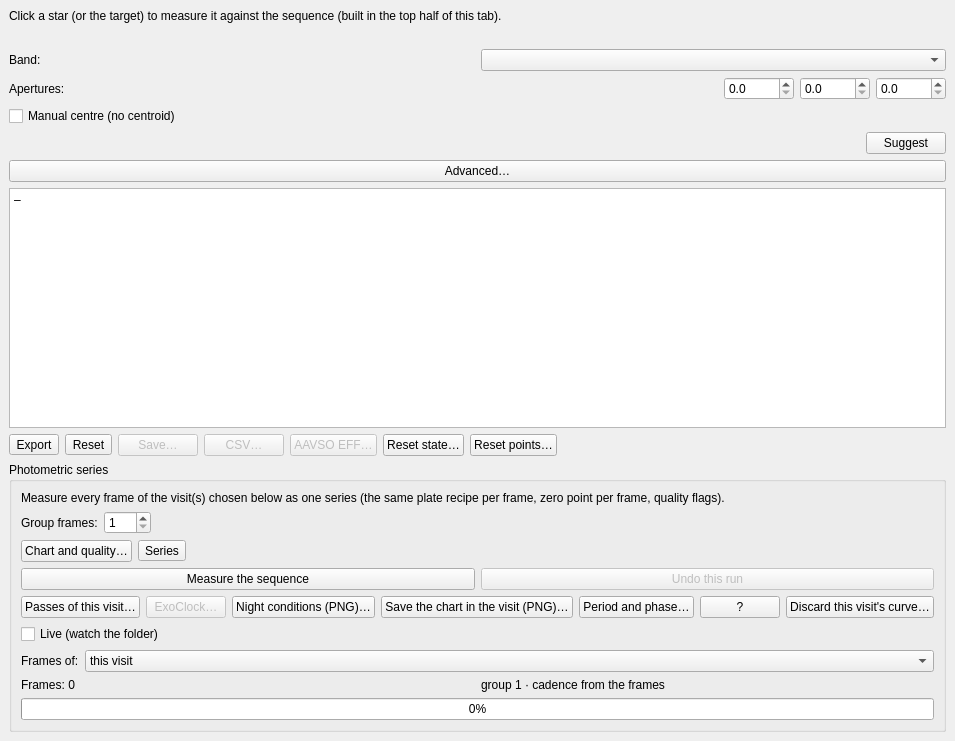
<?xml version="1.0" encoding="UTF-8"?>
<ui version="4.0">
 <class>UfeMeasureTab</class>
 <widget class="QWidget" name="UfeMeasureTab">
  <property name="geometry">
   <rect>
    <x>0</x>
    <y>0</y>
    <width>406</width>
    <height>486</height>
   </rect>
  </property>
  <layout class="QVBoxLayout" name="vbox_measure">
   <property name="leftMargin">
    <number>9</number>
   </property>
   <property name="topMargin">
    <number>9</number>
   </property>
   <property name="rightMargin">
    <number>9</number>
   </property>
   <property name="bottomMargin">
    <number>9</number>
   </property>
   <item>
    <widget class="QLabel" name="lbl_hint">
     <property name="text">
      <string>Click a star (or the target) to measure it against the sequence (built in the top half of this tab).</string>
     </property>
     <property name="wordWrap">
      <bool>true</bool>
     </property>
    </widget>
   </item>
   <item>
    <widget class="QLabel" name="lbl_status"><property name="visible"><bool>false</bool></property>
     <property name="text">
      <string/>
     </property>
     <property name="wordWrap">
      <bool>true</bool>
     </property>
    </widget>
   </item>
   <item>
    <layout class="QHBoxLayout" name="row_band">
     <property name="layoutStretch" stdset="0">
      <string notr="true">0,1</string>
     </property>
     <item>
      <widget class="QLabel" name="lbl_band">
       <property name="text">
        <string>Band:</string>
       </property>
      </widget>
     </item>
     <item>
      <widget class="QComboBox" name="cmb_band"/>
     </item>
    </layout>
   </item>
   <item>
    <layout class="QHBoxLayout" name="row_apertures">
     <item>
      <widget class="QLabel" name="lbl_apertures">
       <property name="text">
        <string>Apertures:</string>
       </property>
      </widget>
     </item>
     <item>
      <widget class="QDoubleSpinBox" name="spn_rap">
       <property name="minimumSize">
        <size>
         <width>70</width>
         <height>0</height>
        </size>
       </property>
       <property name="maximumSize">
        <size>
         <width>70</width>
         <height>16777215</height>
        </size>
       </property>
       <property name="toolTip">
        <string>Aperture radius, sky annulus inner and outer radius (px)</string>
       </property>
       <property name="decimals">
        <number>1</number>
       </property>
       <property name="singleStep">
        <double>0.500000000000000</double>
       </property>
      </widget>
     </item>
     <item>
      <widget class="QDoubleSpinBox" name="spn_rin">
       <property name="minimumSize">
        <size>
         <width>70</width>
         <height>0</height>
        </size>
       </property>
       <property name="maximumSize">
        <size>
         <width>70</width>
         <height>16777215</height>
        </size>
       </property>
       <property name="toolTip">
        <string>Aperture radius, sky annulus inner and outer radius (px)</string>
       </property>
       <property name="decimals">
        <number>1</number>
       </property>
       <property name="singleStep">
        <double>0.500000000000000</double>
       </property>
      </widget>
     </item>
     <item>
      <widget class="QDoubleSpinBox" name="spn_rout">
       <property name="minimumSize">
        <size>
         <width>70</width>
         <height>0</height>
        </size>
       </property>
       <property name="maximumSize">
        <size>
         <width>70</width>
         <height>16777215</height>
        </size>
       </property>
       <property name="toolTip">
        <string>Aperture radius, sky annulus inner and outer radius (px)</string>
       </property>
       <property name="decimals">
        <number>1</number>
       </property>
       <property name="singleStep">
        <double>0.500000000000000</double>
       </property>
      </widget>
     </item>
    </layout>
   </item>
   <item>
    <layout class="QHBoxLayout" name="row_nudge">
     <item>
      <widget class="QCheckBox" name="chk_manual_centre">
       <property name="text">
        <string>Manual centre (no centroid)</string>
       </property>
       <property name="toolTip">
        <string>Checking it opens a small window with the arrows: the measurement then uses EXACTLY the centre you place (no centroid search at all), so a very faint SN or a galaxy core cannot drag it. Unchecking closes it and the centroid refines the click again</string>
       </property>
      </widget>
     </item>
     <item>
      <spacer name="hsp_nudge">
       <property name="orientation">
        <enum>Qt::Horizontal</enum>
       </property>
       <property name="sizeHint" stdset="0">
        <size>
         <width>40</width>
         <height>20</height>
        </size>
       </property>
      </spacer>
     </item>
    </layout>
   </item>
   <item>
    <layout class="QHBoxLayout" name="row_suggest">
     <item>
      <spacer name="hsp_suggest">
       <property name="orientation">
        <enum>Qt::Orientation::Horizontal</enum>
       </property>
       <property name="sizeHint" stdset="0">
        <size>
         <width>40</width>
         <height>20</height>
        </size>
       </property>
      </spacer>
     </item>
     <item>
      <widget class="QPushButton" name="btn_suggest">
       <property name="toolTip">
        <string>Propose the radii from this target's growth curve and its surroundings (crowding, background gradient), with the reasons in plain language</string>
       </property>
       <property name="text">
        <string>Suggest</string>
       </property>
      </widget>
     </item>
    </layout>
   </item>
   <item>
    <widget class="QPushButton" name="btn_advanced">
     <property name="toolTip">
      <string>The full recipe: sky model, sigma-clip, seeing apertures, colour term, host-galaxy subtraction (a small window: keep measuring while it is open)</string>
     </property>
     <property name="text">
      <string>Advanced…</string>
     </property>
    </widget>
   </item>
   <item>
    <widget class="QTextEdit" name="lbl_result">
     <property name="minimumSize">
      <size>
       <width>0</width>
       <height>240</height>
      </size>
     </property>
     <property name="readOnly">
      <bool>true</bool>
     </property>
     <property name="verticalScrollBarPolicy">
      <enum>Qt::ScrollBarAsNeeded</enum>
     </property>
     <property name="horizontalScrollBarPolicy">
      <enum>Qt::ScrollBarAlwaysOff</enum>
     </property>
     <property name="plainText">
      <string notr="true">–</string>
     </property>
    </widget>
   </item>
   <!-- U5: the ways out of a measurement. Two doors hold the four buttons
        that used to take two rows (the CSV and the AAVSO EFF report in
        "Export", the plate's two resets in "Reset"); the code moves them
        into the panels, one by one, so their names, texts and tooltips are
        the same ones (ADR-005). The row keeps the doors and the project's
        save. -->
   <item>
    <layout class="QHBoxLayout" name="row_result_actions">
     <item>
      <widget class="QToolButton" name="btn_export_more">
       <property name="toolTip">
        <string>What leaves this measurement: the CSV of the measured points and the AAVSO EFF report. They are the same two buttons as always, one click away</string>
       </property>
       <property name="text">
        <string>Export</string>
       </property>
       <property name="popupMode">
        <enum>QToolButton::InstantPopup</enum>
       </property>
      </widget>
     </item>
     <item>
      <widget class="QToolButton" name="btn_reset_more">
       <property name="toolTip">
        <string>The two plate resets: bring this plate back to the editor defaults (stretch, recipe, sequence field) and remove the points registered in this plate. Both ask for confirmation, and neither touches other plates</string>
       </property>
       <property name="text">
        <string>Reset</string>
       </property>
       <property name="popupMode">
        <enum>QToolButton::InstantPopup</enum>
       </property>
      </widget>
     </item>
     <item>
      <widget class="QPushButton" name="btn_save_project">
       <property name="enabled">
        <bool>false</bool>
       </property>
       <property name="visible">
        <bool>false</bool>
       </property>
       <property name="toolTip">
        <string>Register this calibrated point in the project that opened the editor: it lands on the light curve and feeds the campaign summary (source “measure”)</string>
       </property>
       <property name="text">
        <string>Save…</string>
       </property>
      </widget>
     </item>
     <item>
      <widget class="QPushButton" name="btn_csv">
       <property name="enabled">
        <bool>false</bool>
       </property>
       <property name="text">
        <string>CSV…</string>
       </property>
      </widget>
     </item>
     <item>
      <widget class="QPushButton" name="btn_eff">
       <property name="enabled">
        <bool>false</bool>
       </property>
       <property name="text">
        <string>AAVSO EFF…</string>
       </property>
      </widget>
     </item>
     <item>
      <widget class="QPushButton" name="btn_reset_state">
       <property name="visible">
        <bool>false</bool>
       </property>
       <property name="toolTip">
        <string>Bring this plate back to the editor defaults (stretch, measurement recipe, sequence field) and clear the state saved with the plate. The measured points of this plate are not touched, and other plates are not affected</string>
       </property>
       <property name="text">
        <string>Reset state…</string>
       </property>
      </widget>
     </item>
     <item>
      <widget class="QPushButton" name="btn_reset_points">
       <property name="visible">
        <bool>false</bool>
       </property>
       <property name="toolTip">
        <string>Remove every measured point that was registered in this plate. This action asks for confirmation and cannot be undone; points saved on other plates are not affected</string>
       </property>
       <property name="text">
        <string>Reset points…</string>
       </property>
      </widget>
     </item>
     <item>
      <spacer name="hsp_result_actions">
       <property name="orientation">
        <enum>Qt::Orientation::Horizontal</enum>
       </property>
       <property name="sizeHint" stdset="0">
        <size>
         <width>40</width>
         <height>20</height>
        </size>
       </property>
      </spacer>
     </item>
    </layout>
   </item>
   <item>
    <widget class="QGroupBox" name="grp_series">
     <property name="title">
      <string>Photometric series</string>
     </property>
     <property name="visible">
      <bool>false</bool>
     </property>
     <layout class="QVBoxLayout" name="vbox_series">
      <item>
       <widget class="QLabel" name="lbl_series_hint">
        <property name="text">
         <string>Measure every frame of the visit(s) chosen below as one series (the same plate recipe per frame, zero point per frame, quality flags).</string>
        </property>
        <property name="wordWrap">
         <bool>true</bool>
        </property>
       </widget>
      </item>
       <item>
        <layout class="QHBoxLayout" name="row_series_group">
         <item>
          <widget class="QLabel" name="lbl_series_group">
           <property name="text">
            <string>Group frames:</string>
           </property>
          </widget>
         </item>
         <item>
          <widget class="QSpinBox" name="spn_group_n_quick">
           <property name="toolTip">
            <string>Combine N frames per point in the measurement domain (fluxes with 1/σ² weights), never pixel stacking. 1 = one point per frame (the default for transits and variables). The same knob as Advanced… → Group frames</string>
           </property>
           <property name="minimum">
            <number>1</number>
           </property>
           <property name="maximum">
            <number>100</number>
           </property>
           <property name="value">
            <number>1</number>
           </property>
          </widget>
         </item>
         <item>
          <spacer name="hsp_series_group">
           <property name="orientation">
            <enum>Qt::Horizontal</enum>
           </property>
           <property name="sizeHint" stdset="0">
            <size>
             <width>10</width>
             <height>20</height>
            </size>
           </property>
          </spacer>
         </item>
        </layout>
       </item>

      <item>
       <layout class="QHBoxLayout" name="row_series_doors">
        <item><widget class="QPushButton" name="btn_series_chart"><property name="toolTip"><string>How the curve is drawn (scale, error bars, binning, mean) and which points you leave out. Opens in its own window, so you can watch the curve while changing it</string></property><property name="text"><string>Chart and quality…</string></property></widget></item>
        <item><widget class="QToolButton" name="btn_series_more"><property name="toolTip"><string>The occasional series actions: undo the last run, ExoClock, the night's figures, save the chart, period and phase, the guide</string></property><property name="text"><string>Series</string></property><property name="popupMode"><enum>QToolButton::InstantPopup</enum></property></widget></item>
        <item><spacer name="hsp_series_doors"><property name="orientation"><enum>Qt::Horizontal</enum></property><property name="sizeHint" stdset="0"><size><width>40</width><height>20</height></size></property></spacer></item>
       </layout>
      </item>
       <item>
        <layout class="QVBoxLayout" name="vbox_series_actions">
         <item>
          <layout class="QHBoxLayout" name="row_series_run">
           <item>
            <widget class="QPushButton" name="btn_series">
             <property name="toolTip">
              <string>Measure the frames of this visit as a series: per-frame zero point, quality flags, honest errors. A new run starts; "Undo this run" removes only its points</string>
             </property>
             <property name="text">
              <string>Measure the sequence</string>
             </property>
            </widget>
           </item>
           <item>
            <widget class="QPushButton" name="btn_series_undo">
             <property name="enabled">
              <bool>false</bool>
             </property>
             <property name="toolTip">
              <string>Delete the points of the last series run of this visit, without touching any other run</string>
             </property>
             <property name="text">
              <string>Undo this run</string>
             </property>
            </widget>
           </item>
          </layout>
         </item>
         <item>
          <layout class="QHBoxLayout" name="row_series_out">
           <item>
            <widget class="QPushButton" name="btn_series_passes">
             <property name="toolTip">
              <string>Every pass you measured on this visit, oldest first, with the one the chart is showing marked. Measuring again makes the new pass the curve; here you can go back to an earlier one WITHOUT deleting anything (the points of the others stay in the project), or undo a pass so its points go (the row stays, marked undone, and the chart falls back to the pass before it)</string>
             </property>
             <property name="text">
              <string>Passes of this visit…</string>
             </property>
            </widget>
           </item>
           <item>
            <widget class="QPushButton" name="btn_series_exoclock">
             <property name="enabled">
              <bool>false</bool>
             </property>
             <property name="toolTip">
              <string>Prepare the ExoClock submission (three-column JD_UTC/flux file + ExoClock_info.txt), open the upload page and record the reported outcome</string>
             </property>
             <property name="text">
              <string>ExoClock…</string>
             </property>
            </widget>
           </item>
           <item>
            <widget class="QPushButton" name="btn_series_night">
             <property name="toolTip">
              <string>Write the two figures that explain the night: the airmass of every point (a curve that fades and comes back is often the sky) and the position of the target (with the alignment on, this is the guide residual: the frame that jumped shows as a spike). Both are scientific figures, ready for the report</string>
             </property>
             <property name="text">
              <string>Night conditions (PNG)…</string>
             </property>
            </widget>
           </item>
           <item>
            <widget class="QPushButton" name="btn_series_sci">
             <property name="toolTip">
              <string>Save the curve exactly as you see it, INTO THIS VISIT: the window you zoomed to, the points you selected or excluded, the fixed range if you set one. The chart joins the visit's resources, next to its frames and its reports</string>
             </property>
             <property name="text">
              <string>Save the chart in the visit (PNG)…</string>
             </property>
            </widget>
           </item>
           <item>
            <widget class="QPushButton" name="btn_series_phase">
             <property name="toolTip">
              <string>Search the project's curve for its period (Lomb-Scargle and PDM) and fold it into the two-panel report, with what the baseline can and cannot say</string>
             </property>
             <property name="text">
              <string>Period and phase…</string>
             </property>
            </widget>
           </item>
           <item>
            <widget class="QPushButton" name="btn_series_help">
             <property name="toolTip">
              <string>Open the sequences guide (SEQUENCES) in the documentation browser</string>
             </property>
             <property name="text">
              <string>?</string>
             </property>
            </widget>
           </item>
           <item>
            <widget class="QPushButton" name="btn_series_discard">
             <property name="toolTip">
              <string>Undo every series run of this visit and start the curve from scratch: its points go and the runs stay marked as undone. The frames are never touched, so measuring again is one click</string>
             </property>
             <property name="text">
              <string>Discard this visit's curve…</string>
             </property>
            </widget>
           </item>
          </layout>
         </item>
        </layout>
       </item>
      <item>
       <widget class="QCheckBox" name="chk_series_live">
        <property name="toolTip">
         <string>Live mode (opt-in): watch this visit's folder and measure each new frame as it lands, updating the curve every few frames. Off by default</string>
        </property>
        <property name="text">
         <string>Live (watch the folder)</string>
        </property>
       </widget>
      </item>
      <item>
       <layout class="QHBoxLayout" name="row_series_scope">
        <item>
         <widget class="QLabel" name="lbl_series_scope">
          <property name="text">
           <string>Frames of:</string>
          </property>
         </widget>
        </item>
        <item>
         <widget class="QComboBox" name="cmb_series_scope">
          <property name="toolTip">
           <string>Which frames the series measures. THIS VISIT is the night you have open (the normal way). ALL THE VISITS measures every night of the project in ONE pass: each night's points are filed in its own visit, the whole pass is undone with one click, and the curve shows all the nights together (one pass per night). It needs a project with more than one visit with frames: with only one, this stays off and says why</string>
          </property>
          <property name="minimumSize">
           <size>
            <width>190</width>
            <height>0</height>
           </size>
          </property>
          <property name="sizePolicy">
           <sizepolicy hsizetype="Expanding" vsizetype="Fixed">
            <horstretch>0</horstretch>
            <verstretch>0</verstretch>
           </sizepolicy>
          </property>
          <item>
           <property name="text">
            <string>this visit</string>
           </property>
          </item>
          <item>
           <property name="text">
            <string>all visits</string>
           </property>
          </item>
         </widget>
        </item>
       </layout>
      </item>
      <item>
       <layout class="QHBoxLayout" name="row_series_info">
        <item>
         <widget class="QLabel" name="lbl_series_frames">
          <property name="text">
           <string>Frames: 0</string>
          </property>
          <property name="wordWrap">
           <bool>true</bool>
          </property>
         </widget>
        </item>
        <item>
         <widget class="QLabel" name="lbl_series_cadence">
          <property name="text">
           <string>group 1 · cadence from the frames</string>
          </property>
          <property name="wordWrap">
           <bool>true</bool>
          </property>
         </widget>
        </item>
       </layout>
      </item>
      <item>
       <widget class="QProgressBar" name="prg_series">
        <property name="value">
         <number>0</number>
        </property>
       </widget>
      </item>
     </layout>
    </widget>
   </item>
   <item>
    <spacer name="vsp_measure">
     <property name="orientation">
      <enum>Qt::Orientation::Vertical</enum>
     </property>
     <property name="sizeHint" stdset="0">
      <size>
       <width>20</width>
       <height>40</height>
      </size>
     </property>
    </spacer>
   </item>
  </layout>
 </widget>
 <resources/>
 <connections/>
</ui>
